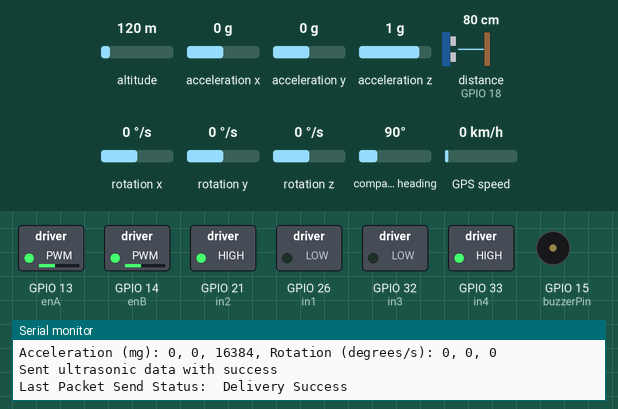
A sketch run on a simulated ESP32. Parts: switched loads named in the sketch (green lamp = pin HIGH), buzzer (waves = sounding, pin HIGH), the last lines printed to the serial monitor. Wiring (inferred from the names in the program): ultrasonic range finder: trigger GPIO 23; echo GPIO 18. The test bench sets the inputs (shaded band); at power-on: distance to the obstacle (sensor on GPIO 18) 80 cm, altitude 120 m, acceleration x 0 g, acceleration y 0 g, acceleration z 1 g, rotation x 0 °/s, rotation y 0 °/s, rotation z 0 °/s, compass heading 90°, GPS speed 0 km/h. The echo pulse lasts 58.3 µs per cm; the GPS gets a fix after 3 s at 37.7749, -122.4194 with 8 satellites; pins used as bus, display or sensor lines are not drawn.

Above: at 1.2 s.
1.3 s: distance to the obstacle (sensor on GPIO 18) set to 24 cm
At 4.0 s:
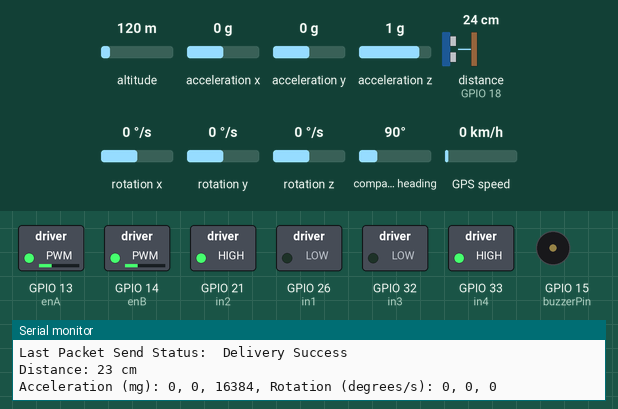
6.5 s: distance to the obstacle (sensor on GPIO 18) set to 19 cm
At 9.9 s:
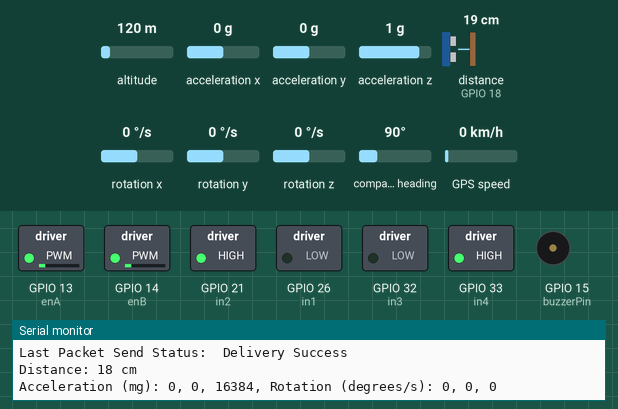
10.6 s: distance to the obstacle (sensor on GPIO 18) set to 13 cm
At 13.3 s:
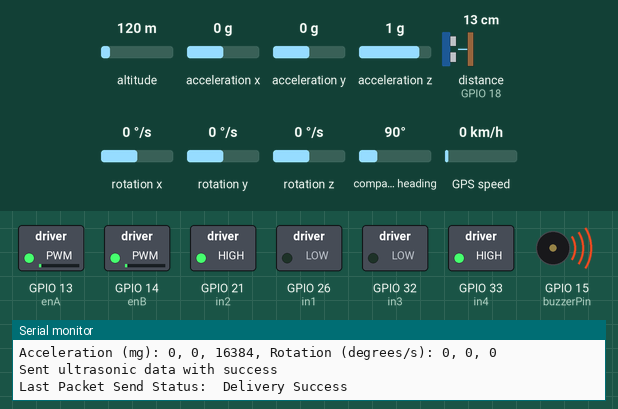
13.6 s: distance to the obstacle (sensor on GPIO 18) set to 18 cm
At 15.9 s:
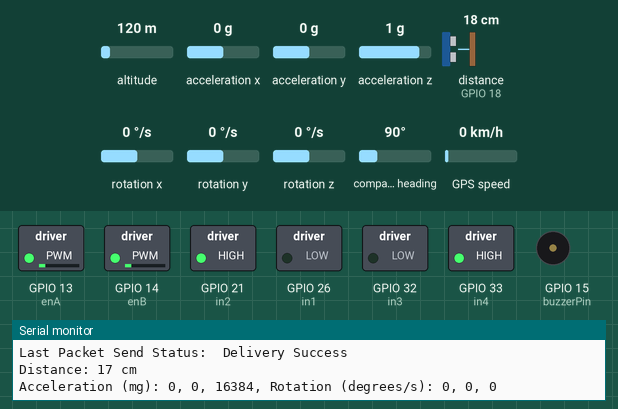
16.6 s: distance to the obstacle (sensor on GPIO 18) set to 2 cm
At 19.5 s:
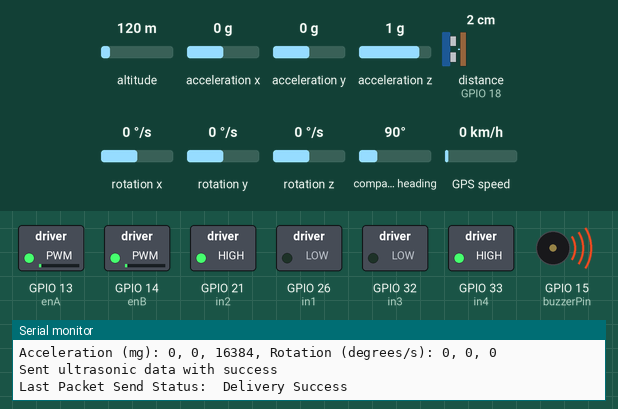
Timing chart, 0 to 20.6 s (numbered marks = the images above; inputs shaded):
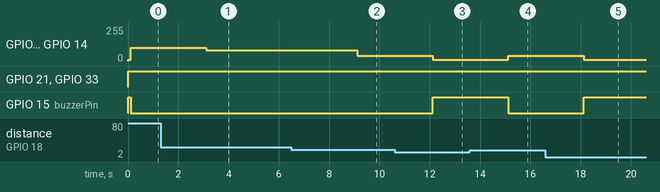

The sketch:

allsensor_integrated.ino
```cpp
#include "freertos/FreeRTOS.h"
#include "freertos/task.h"
#include <Arduino.h>
#include <MPU6050.h>  // MPU6050 library
#include <Wire.h>
#include <esp_now.h>
#include <WiFi.h>
#include <TinyGPS++.h>

#define GPS_BAUDRATE 9600  // The default baudrate of NEO-6M is 9600

TinyGPSPlus gps;  // the TinyGPS++ object
#define TRIGGER_PIN  23
#define ECHO_PIN     18
#define buzzerPin 15 // Buzzer pin

// Motor A connections
int enA = 13;
int in1 = 26;
int in2 = 21;

// Motor B connections
int enB = 14;
int in3 = 32;
int in4 = 33;

long duration, distance;

/*void right_turn() {
  analogWrite(enA, 100);
  analogWrite(enB, 100);
  digitalWrite(in1, HIGH);
  digitalWrite(in2, LOW);
  digitalWrite(in3, LOW);
  digitalWrite(in4, LOW);
  delay(500);
}

void left_turn() {
  analogWrite(enA, 100);
  analogWrite(enB, 100);
  digitalWrite(in1, LOW);
  digitalWrite(in2, LOW);
  digitalWrite(in3, HIGH);
  digitalWrite(in4, LOW);
  delay(500);
}*/

uint8_t broadcastAddress[] = {0xBC, 0xDD, 0xC2, 0xD1, 0xD5, 0x60};

void OnDataSent(const uint8_t *mac_addr, esp_now_send_status_t status)
{
  Serial.print("\r\nLast Packet Send Status:\t");
  Serial.println(status == ESP_NOW_SEND_SUCCESS ? "Delivery Success\n" : "Delivery Fail\n");
}

void mpuTask(void *pvParameters)
{
    MPU6050 mpu6050;
    mpu6050.initialize();  // Initialize sensor
    WiFi.mode(WIFI_STA);

  if (esp_now_init() != ESP_OK)
  {
    Serial.println("Error initializing ESP-NOW");
    vTaskDelete(NULL);
  }

  esp_now_peer_info_t peerInfo;
  esp_now_register_send_cb(OnDataSent);

  memcpy(peerInfo.peer_addr, broadcastAddress, 6);
  peerInfo.channel = 0;
  peerInfo.encrypt = false;

  //addpeer
  if (esp_now_add_peer(&peerInfo) != ESP_OK)
  {
    Serial.println("Failed to add peer");
    return;
  }

    while (1)
    {
        // Read sensor data
        int16_t ax, ay, az, gx, gy, gz;
        mpu6050.getMotion6(&ax, &ay, &az, &gx, &gy, &gz);

        int16_t mpu_data[]={ax,ay,az,gx,gy,gz};
        uint8_t data[sizeof(mpu_data)];
        memcpy(data, mpu_data, sizeof(mpu_data));

        // Process sensor data (example: print to Serial Monitor)
        Serial.print("Acceleration (mg): ");
        Serial.print(ax); Serial.print(", ");
        Serial.print(ay); Serial.print(", ");
        Serial.print(az); Serial.print(", ");

        Serial.print("Rotation (degrees/s): ");
        Serial.print(gx); Serial.print(", ");
        Serial.print(gy); Serial.print(", ");
        Serial.println(gz);
        Serial.println();

        delay(2000);
        esp_err_t result = esp_now_send(broadcastAddress, data, sizeof(data));

       if (result == ESP_OK)
       {
          Serial.println("Sent MPU6050 data with success");
      }
      else {
          Serial.println("Error sending the data");
  }
        // Delay to control task execution frequency
        vTaskDelay(pdMS_TO_TICKS(1000)); // 1000ms delay
    }
}

void ultrasonicTask(void *para) {
  // Initialize ESP-NOW

  while(1){

  digitalWrite(TRIGGER_PIN, LOW);// Clear trigger pin
  delayMicroseconds(2);

  digitalWrite(TRIGGER_PIN, HIGH);// Trigger ultrasonic sensor
  delayMicroseconds(10);
  digitalWrite(TRIGGER_PIN, LOW);

  duration = pulseIn(ECHO_PIN, HIGH);// Echo pulse duration

  distance = duration * 0.034 / 2;  // Speed of sound is 340 m/s(distance=time*speed)

  // Print distance to Serial monitor
  Serial.print("Distance: ");
  Serial.print(distance);
  Serial.println(" cm\n");

  delay(1000);

  esp_err_t result = esp_now_send(broadcastAddress, (uint8_t *) &distance, sizeof(distance));

  if (result == ESP_OK) {
    Serial.println("Sent ultrasonic data with success");
  }
  else {
    Serial.println("Error sending the data");
  }
  vTaskDelay(pdMS_TO_TICKS(2000));
  }
}

void taskGPS(void *pvParameters)
{
    while(1)
    {
    int16_t info[3];
  uint8_t data[sizeof(info)];

  if (Serial2.available() > 0) {
    if (gps.encode(Serial2.read())) {
      if (gps.location.isValid()) {
        Serial.print(F("- latitude: "));
        Serial.println(gps.location.lat());
        info[0]=gps.location.lat();
        Serial.print(F("- longitude: "));
        Serial.println(gps.location.lng());
        info[1]=gps.location.lng();
        Serial.print(F("- altitude: "));
        info[2]=gps.altitude.meters();
        if (gps.altitude.isValid())
          Serial.println(gps.altitude.meters());
        else
          Serial.println(F("INVALID"));
      } else {
        Serial.println(F("- location: INVALID"));
      }
      memcpy(data, info, sizeof(info));
      esp_err_t result = esp_now_send(broadcastAddress, data, sizeof(data));

       if (result == ESP_OK) {
          Serial.println("Sent GPS data with success");
      }
      else {
          Serial.println("Error sending the data");
  }
  if (millis() > 5000 && gps.charsProcessed() < 10)
    Serial.println(F("No GPS data received: check wiring"));
    }
  }
    vTaskDelay(pdMS_TO_TICKS(1000));
  }
}

void setup() {
  Serial.begin(115200);
  Serial2.begin(GPS_BAUDRATE);
  Serial.println(F("ESP32 - GPS module"));
  Wire.begin();         // Initialize I2C communication
  pinMode(enA, OUTPUT);
  pinMode(enB, OUTPUT);
  pinMode(in1, OUTPUT);
  pinMode(in2, OUTPUT);
  pinMode(in3, OUTPUT);
  pinMode(in4, OUTPUT);

  digitalWrite(in1, LOW);
  digitalWrite(in2, LOW);
  digitalWrite(in3, LOW);
  digitalWrite(in4, LOW);

  pinMode(buzzerPin, OUTPUT); // Buzzer pin*/
  pinMode(TRIGGER_PIN, OUTPUT);
  pinMode(ECHO_PIN, INPUT);
  xTaskCreatePinnedToCore(taskGPS, "TaskGPS", 2048, NULL, 1, NULL, 1);
  xTaskCreatePinnedToCore(ultrasonicTask,"Utrasonic Task",2048,NULL,2,NULL,1);
  xTaskCreatePinnedToCore(mpuTask,"MPU Task",2048,NULL,3,NULL,1);
}

void loop() {
  // Motor control code
  int speed;
  switch(distance) {
    case 0 ... 14: // distance < 15
      //right_turn();
      //left_turn(); // Turn left after right turn
      speed = 10;
      digitalWrite(buzzerPin, HIGH);
      break;
    case 15 ... 19: // distance < 20
      digitalWrite(buzzerPin, LOW);
      speed = 40;
      break;
    case 20 ... 100: // distance < 25
      digitalWrite(buzzerPin, LOW);
      speed = 80;
      break;
    default:
      digitalWrite(buzzerPin, LOW);
      speed = 100;
  }

  // Forward motion
  analogWrite(enA, speed);
  analogWrite(enB, speed);
  digitalWrite(in1, LOW);
  digitalWrite(in2, HIGH);
  digitalWrite(in3, LOW);
  digitalWrite(in4, HIGH);

  delay(100);
}
```

Measured:
- the behaviour switches between 16 and 15 cm on distance to the obstacle (sensor on GPIO 18) (found by bisection; images 2 and 3)
- after the input at 1.3 s, GPIO 13 (enA), GPIO 14 (enB): 100/255 → 80/255 after 1.8 s
- after the input at 6.5 s, GPIO 13 (enA), GPIO 14 (enB): 80/255 → 40/255 after 2.6 s
- after the input at 10.6 s, GPIO 13 (enA), GPIO 14 (enB): 40/255 → 10/255 after 1.5 s; GPIO 15 (buzzerPin): LOW → HIGH after 1.5 s
- after the input at 13.6 s, GPIO 13 (enA), GPIO 14 (enB): 10/255 → 40/255 after 1.5 s; GPIO 15 (buzzerPin): HIGH → LOW after 1.5 s
- after the input at 16.6 s, GPIO 13 (enA), GPIO 14 (enB): 40/255 → 10/255 after 1.5 s; GPIO 15 (buzzerPin): LOW → HIGH after 1.5 s
